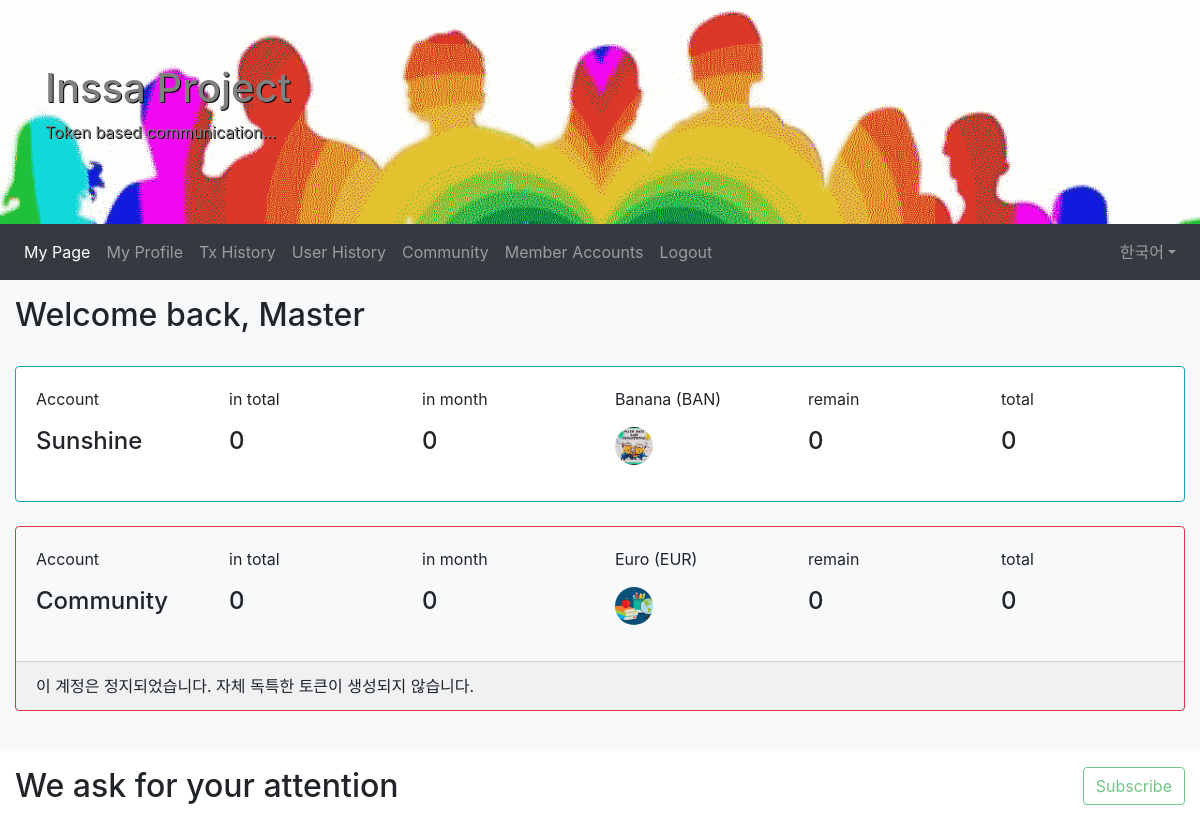
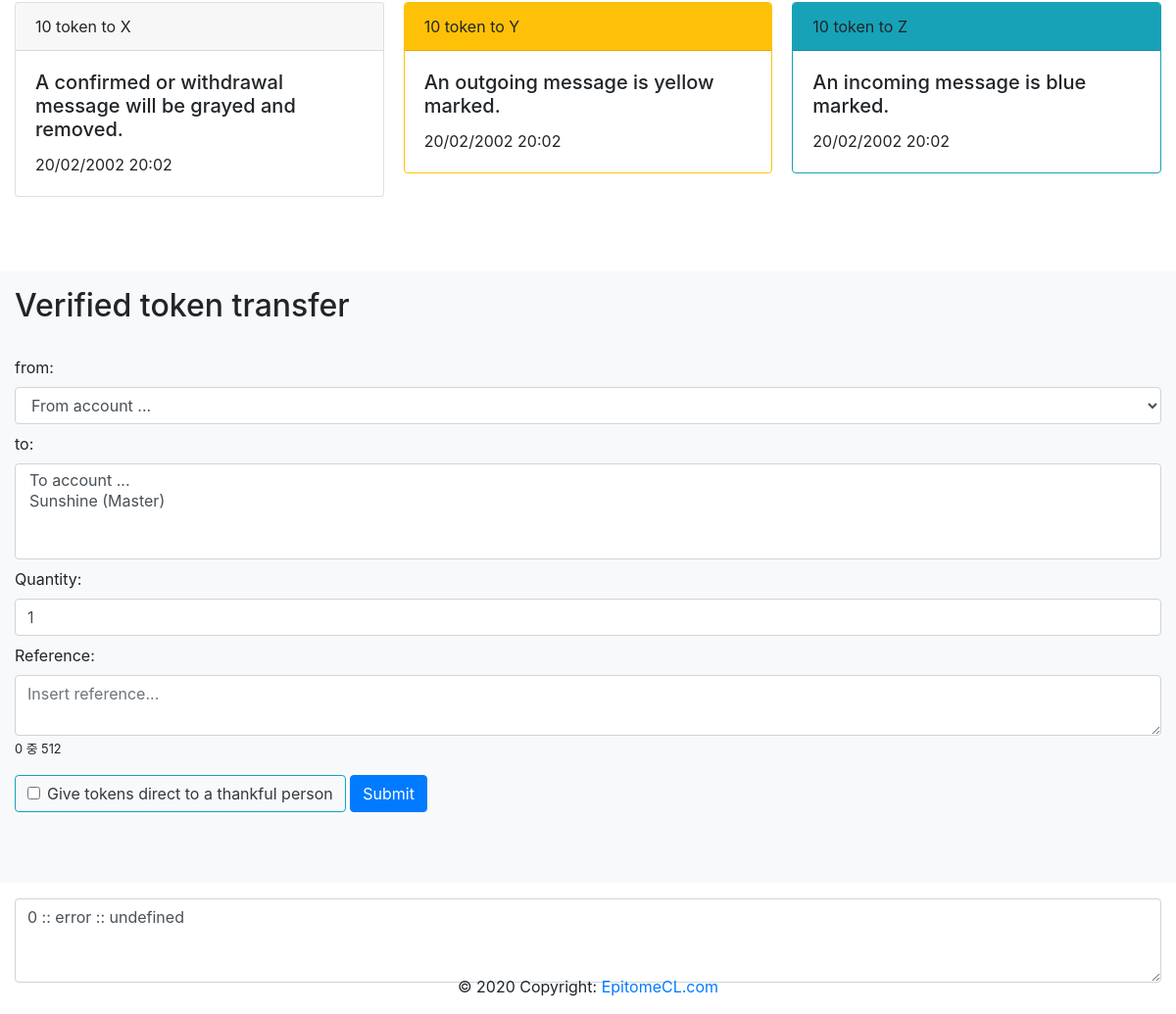
Screenshot of /index.php?module=mypage&lang=kr (signed in) with the database file from the repository (2 pictures, top to bottom).
### tables this page shows
CREATE TABLE `user` (
  `user_id` int(11) NOT NULL,
  `name` varchar(32) NOT NULL,
  `email` varchar(128) NOT NULL,
  `password` varchar(64) NOT NULL,
  `salt` varchar(64) NOT NULL,
  `comment` varchar(1000) NOT NULL,
  `birthday` date NOT NULL,
  `modified` timestamp NOT NULL DEFAULT CURRENT_TIMESTAMP,
  `created` timestamp NOT NULL DEFAULT CURRENT_TIMESTAMP
);

CREATE TABLE `account` (
  `account_id` int(11) NOT NULL,
  `user_id` int(11) NOT NULL,
  `name` varchar(64) NOT NULL,
  `token` varchar(64) NOT NULL,
  `symbol` varchar(6) NOT NULL,
  `icon` varchar(255) NOT NULL,
  `suspended` int(1) NOT NULL,
  `community` int(1) NOT NULL,
  `modified` timestamp NOT NULL DEFAULT CURRENT_TIMESTAMP,
  `created` timestamp NOT NULL DEFAULT CURRENT_TIMESTAMP
);

### classes/modules/MyPage.php (called while the page is built, shortened)
<?php
class MyPage {
	private $mysqli;
	public function __construct($mysqli) {
		$this->mysqli = $mysqli;
	}
	public function doGet($userId, $lang) {
		$mysqli = $this->mysqli;
		$arrUserAccount = $this->getArrUserAccount($mysqli, $userId);
		foreach ($arrUserAccount as $account) {
			$obj = new \stdClass();
			$obj->accountName = $account->accountName;
			$obj->tokenName = $account->tokenName;
			$obj->tokenSymbol = $account->tokenSymbol;
			$obj->tokenIcon = $this->getTokenImage($account->tokenIcon);
			$obj->remain = $this->getUniqueTokenRemain($mysqli, $account->accountId);
			$obj->total = $this->getUniqueTokenTotal($mysqli, $account->accountId);
			$obj->received = $this->getReceivedTokenTotal($mysqli, $account->accountId);
			$obj->month = $this->getReceivedTokenMonth($mysqli, $account->accountId);
			$obj->suspended = $account->suspended;
		}
		$userData = $this->getUserData($mysqli, $userId);
		$listPendingTransactionByReceiver = $this->getListPendingTransactionByReceiver($mysqli, $userId);
		$listPendingTransactionBySender = $this->getListPendingTransactionBySender($mysqli, $userId);
		$arrOptionSender = $this->getOptionArraySender($mysqli, $userId);
		$txtOptionReceiver = $this->getOptionArrayReceiver($mysqli, $userId);
		$isAdmin = $this->isAdmin($mysqli, $userId);
		$isMember = $this->isMember($mysqli, $userId);
		require_once(sprintf("MyPageView_%s.php", $lang));
	}
	private function getTokenImage($source) {
		return $source;
	}
	private function getOptionArrayReceiver($mysqli, $userId) {
		$sql = "SELECT account.account_id, account.name, user.name as userName FROM account ";
		$sql .= "LEFT JOIN user ON (user.user_id = account.user_id) ";
		$sql .= "WHERE account.community=0;";
		$data = array();
		if ($result = $mysqli->query($sql)) {
			while($row = $result->fetch_assoc()) {
				array_push($data, $row);
			}
		}
		$option = array();
		foreach ($data as $index => $row) {
			$userName = trim($row["userName"]);
			$value = intval($row["account_id"]);
			$text = trim($row["name"]);
			array_push($option, sprintf("<option value=\"%d\">%s (%s)</option>", $value, $text, $userName));
		}
		return implode("\n", $option);
	}
	private function getOptionArraySender($mysqli, $userId) {
		$sql = "SELECT account.account_id, account.name FROM account ";
		$sql .= sprintf("WHERE user_id = %d ", $userId);
		$sql .= "ORDER BY account.community;";
		$data = array();
		if ($result = $mysqli->query($sql)) {
			while($row = $result->fetch_assoc()) {
				array_push($data, $row);
			}
		}
		$option = array();
		foreach ($data as $index => $row) {
			$value = intval($row["account_id"]);
			$selected = (count($data) == 1) ? "selected=\"selected\"" : "";
			$text = trim($row["name"]);
			array_push($option, sprintf("<option value=\"%d\"%s>%s</option>", $value, $selected, $text));
		}
		return $option;
	}
	private function getUserData($mysqli, $userId) {
		$data = NULL;
		$sql = "SELECT user.user_id, user.name AS userName, user.email, user.comment ";
		$sql .= "FROM user ";
		$sql .= sprintf("WHERE user.user_id = %d;", $userId);
		if ($result = $mysqli->query($sql)) {
			while($row = $result->fetch_assoc()) {
				$data = new \stdClass;
				$data->userId = intval($row["user_id"]);
				$data->email = trim($row["email"]);
				$data->userName = trim($row["userName"]);
				$data->comment = trim($row["comment"]);
			}
		}
		return $data;
	}
	private function getArrUserAccount($mysqli, $userId) {
		$data = array();
		$sql = "SELECT account.account_id AS accountId, account.name AS accountName, account.suspended, ";
		$sql .= "account.token AS tokenName, account.symbol AS tokenSymbol, account.icon AS tokenIcon ";
		$sql .= "FROM account ";
		$sql .= "LEFT JOIN user ON (user.user_id = account.user_id) ";
		$sql .= sprintf("WHERE account.user_id = %d ", $userId);
		$sql .= "ORDER BY account.suspended, account.name;";
		if ($result = $mysqli->query($sql)) {
			while($row = $result->fetch_assoc()) {
				$obj = new \stdClass();
				$obj->accountId = intval($row["accountId"]);
				$obj->accountName = trim($row["accountName"]);
				$obj->tokenName = trim($row["tokenName"]);
				$obj->tokenSymbol = trim($row["tokenSymbol"]);
				$obj->tokenIcon = trim($row["tokenIcon"]);
				$obj->suspended = intval($row["suspended"]);
				array_push($data, $obj);
			}
		}
		return $data;
	}
	private function isAdmin($mysqli, $userId) {
		$value = 0;
		$sql = "SELECT account.account_id FROM management ";
		$sql .= "LEFT JOIN account ON (account.user_id = management.user_id) ";
		$sql .= sprintf("WHERE account.user_id = %d;", $userId);
		if ($result = $mysqli->query($sql)) {
			while($row = $result->fetch_assoc()) {
				$value = intval($row["account_id"]);
			}
		}
		return $value;
	}
	private function isMember($mysqli, $userId) {
		$value = 0;
		$sql = "SELECT COUNT(account.user_id) AS counter  ";
		$sql .= "FROM account ";
		$sql .= sprintf("WHERE account.user_id = %d;", $userId);
		if ($result = $mysqli->query($sql)) {
			while($row = $result->fetch_assoc()) {
				$value = intval($row["counter"]);
			}
		}
		return $value;
	}
	private function getUniqueTokenRemain($mysqli, $accountId) {
		$token = 0;
		return $token;
	}
	private function getUniqueTokenTotal($mysqli, $accountId) {
		$token = 0;
		return $token;
	}
	private function getReceivedTokenMonth($mysqli, $accountId) {
		$token = 0;
		return $token;
	}
	private function getReceivedTokenTotal($mysqli, $accountId) {
		$token = 0;
		return $token;
	}
	private function getListPendingTransactionByReceiver($mysqli, $userId) {
		$data = array();
		$sql = "SELECT account.account_id 'accountId', account.name AS 'account', ";
		$sql .= "pending.pending_id AS pendingId, quantity, reference, ";
		$sql .= "date_format(pending.modified, '%m/%d/%Y %H:%i') AS datetime ";
		$sql .= "FROM pending ";
		$sql .= "LEFT JOIN account ON (account.account_id = pending.sender_id) ";
		$sql .= "WHERE pending.receiver_id IN ";
		$sql .= sprintf("(SELECT account.account_id FROM account WHERE account.user_id = %d) ", $userId);
		$sql .= "ORDER BY pending.modified DESC;";
		if ($result = $mysqli->query($sql)) {
			while ($row = $result->fetch_assoc()) {
				array_push($data, $row);
			}
		}
		return $data;
	}
	private function getListPendingTransactionBySender($mysqli, $userId) {
		$data = array();
		$sql = "SELECT account.account_id 'accountId', account.name AS 'account', ";
		$sql .= "pending.pending_id AS pendingId, quantity, reference, ";
		$sql .= "date_format(pending.modified, '%m/%d/%Y %H:%i') AS datetime ";
		$sql .= "FROM pending ";
		$sql .= "LEFT JOIN account ON (account.account_id = pending.receiver_id) ";
		$sql .= "WHERE pending.sender_id IN ";
		$sql .= sprintf("(SELECT account.account_id FROM account WHERE account.user_id = %d) ", $userId);
		$sql .= "ORDER BY pending.modified DESC;";
		if ($result = $mysqli->query($sql)) {
			while ($row = $result->fetch_assoc()) {
				array_push($data, $row);
			}
		}
		return $data;
	}
}

### classes/modules/MyPageView_kr.php (the view, shortened to what this page needs)
<!DOCTYPE html>
<html lang="en">
<head>
  <link rel="stylesheet" href="https://maxcdn.bootstrapcdn.com/bootstrap/4.1.3/css/bootstrap.min.css">
  <link href="https://cdnjs.cloudflare.com/ajax/libs/flag-icon-css/3.1.0/css/flag-icon.min.css" rel="stylesheet">
</head>
<body>
<div class="jumbotron jumbotron-fluid mb-0">
  <div class="container">
    <h1>Inssa Project</h1>
    <p>Token based communication...</p>
  </div>
</div>
<nav class="navbar navbar-expand-sm bg-dark navbar-dark">
	<div class="collapse navbar-collapse" id="collapsibleNavbar">
		<ul class="navbar-nav">
			<li class="nav-item">
				<a class="nav-link active" href="<?php echo $_SERVER['PHP_SELF']; ?>?module=mypage">My Page</a>
			</li>
			<li class="nav-item">
				<a class="nav-link" href="<?php echo $_SERVER['PHP_SELF']; ?>?module=userprofile">My Profile</a>
			</li>
			<?php if ($isMember): ?>
			<li class="nav-item">
				<a class="nav-link" href="<?php echo $_SERVER['PHP_SELF']; ?>?module=txhistory">Tx History</a>
			</li>
			<li class="nav-item">
				<a class="nav-link" href="<?php echo $_SERVER['PHP_SELF']; ?>?module=userhistory">User History</a>
			</li>
			<li class="nav-item">
				<a class="nav-link" href="<?php echo $_SERVER['PHP_SELF']; ?>?module=community">Community</a>
			</li>
			<?php endif; ?>
			<?php if ($isAdmin): ?>
			<li class="nav-item">
				<a class="nav-link" href="<?php echo $_SERVER['PHP_SELF']; ?>?module=admin">Member Accounts</a>
			</li>
			<?php endif; ?>
			<li class="nav-item">
				<a class="nav-link" href="<?php echo $_SERVER['PHP_SELF']; ?>?module=logout">Logout</a>
			</li>
		</ul>
		<ul class="navbar-nav ml-auto">
			<li class="nav-item dropdown">
				<?php $language = trim(array("de"=>"Deutsch", "us"=>"English", "kr"=>"한국어")[$lang]); ?>
				<a class="nav-link dropdown-toggle" id="dropdownlang" data-toggle="dropdown" aria-haspopup="true" aria-expanded="false"><span class="flag-icon flag-icon-<?php echo $lang; ?>"> </span> <?php echo $language; ?></a>
			</li>
		</ul>
	</div>
</nav>
<section class="container-section bg-light">
	<div class="container-fluid">
		<div class="row">
			<div class="col-sm-7"><h2>Welcome back, <?php echo trim($userData->userName); ?><div class="blink note">!</div></h2></div>
			<div class="col-sm-5">
			</div>
		</div>
	</div>
	<div class="container-fluid viewUserAccount mb-4">
		<?php foreach ($data as $account): ?>
		<div class="card border-<?php echo (intval($account->suspended)) ? "danger bg-light" : "info"; ?> mt-4">
		<div class="card-body">
		<div class="row">
			<div class="col-sm-6">
				<div class="row">
					<div class="col-4">
						<p>Account</p>
						<h4><?php echo trim($account->accountName); ?></h4>
					</div>
					  <div class="col-4">
						<p>in total</p>
						<h4 class="d-inline"><?php echo intval($account->received); ?><h4>
					  </div>
					  <div class="col-4">
						<p>in month</p>
						<h4><?php echo intval($account->month); ?><h4>
					  </div>
				</div>
			</div>
			<div class="col-sm-6">
				<div class="row">
					<div class="col-4">
						<p><?php echo trim($account->tokenName); ?> (<?php echo trim($account->tokenSymbol); ?>)<p>
						<img src="<?php echo trim($account->tokenIcon); ?>" style="height:38px;" class="rounded-circle" title="<?php echo trim($account->tokenName); ?>">
					  </div>
						<div class="col-4">
							<p>remain</p>
							<h4><?php echo intval($account->remain); ?><h4>
						</div>
						<div class="col-4">
							<p>total</p>
							<h4><?php echo intval($account->total); ?><h4>
						</div>
				</div>
			</div>
		</div>
		</div>
		<?php if (intval($account->suspended)): ?>
		<div class="card-footer">이 계정은 정지되었습니다. 자체 독특한 토큰이 생성되지 않습니다.</div>
		<?php endif; ?>
		</div>
		<?php endforeach; ?>
		</div>
</section>
<?php if (count($data) > 0): ?>
<section class="container-section">
	<div class="container-fluid mb-4">
		<div class="row pb-4">
			<div class="col-sm-7">
				<h2>We ask for your attention<div class="blink dot">.</div></h2>
			</div>
			<div class="col-sm-5">
				<div class="btn-toolbar justify-content-end">
					<button type="button" id="push-btn" disabled class="btn btn-outline-success">
					Subscribe
					</button>
				</div>
			</div>
		</div>
		<div class="row pb-4">
			<div class="col-sm-12">
				<div class="card-columns viewPendingTransaction">
					<?php if (count($listPendingTransactionBySender) == 0 && count($listPendingTransactionByReceiver) == 0): ?>
						<div class="card" data-NGINX="" data-pendingId="0" data-dialog="0" data-accountId="0">
							<div class="card-header">10 token to X</div>
							<div class="card-body">
								<h5 class="card-title">A confirmed or withdrawal message will be grayed and removed.</h5>
								<p class="card-text">20/02/2002 20:02</p>
							</div>
						</div>
						<div class="card border-warning" data-pendingId="0" data-dialog="0" data-accountId="0">
							<div class="card-header bg-warning">10 token to Y</div>
							<div class="card-body">
								<h5 class="card-title">An outgoing message is yellow marked.</h5>
								<p class="card-text">20/02/2002 20:02</p>
							</div>
						</div>
						<div class="card border-info" data-pendingId="0" data-dialog="0" data-accountId="0">
							<div class="card-header bg-info">10 token to Z</div>
							<div class="card-body">
								<h5 class="card-title">An incoming message is blue marked.</h5>
								<p class="card-text">20/02/2002 20:02</p>
							</div>
						</div>
					<?php endif; ?>
				</div>
			</div>
		</div>
	</div>
</section>
<section class="container-section bg-light">
	<div class="container-fluid mb-4">
		<div class="row pb-4">
			<div class="col-sm-12">
				<h2>Verified token transfer</h2>
			</div>
		</div>
		<div class="row pb-4">
			<div class="col-sm-12">
				<form method="post" action="<?php echo $_SERVER['PHP_SELF']; ?>">
					<?php if (count($arrOptionSender) == 1): ?>
					<input type="hidden" name="senderId" value="<?php echo $data[0]->accountId; ?>">
					<?php else: ?>
					<label for="senderId" class="mr-sm-2">from:</label>
					<select class="form-control mb-2 mr-sm-2" name="senderId">
						<option value="0">From account ...</option>
					<select>
					<?php endif; ?>
					<label for="receiverId" class="mr-sm-2">to:</label>
					<select class="form-control mb-2 mr-sm-2" name="receiverIds[]" multiple="multiple" required="required">
						<option value="0">To account ...</option>
						<?php echo $txtOptionReceiver; ?>
					<select>
					<label for="quantity" class="mr-sm-2">Quantity:</label>
					<input type="text" class="form-control mb-2 mr-sm-2" name="quantity" value="1">
					<label for="reference" class="mr-sm-2">Reference:</label>
					<textarea class="form-control mr-sm-2" id="textarea-1" name="reference" rows="2" placeholder="Insert reference..." required="required"></textarea>
					<div class="mt-2">
						<button type="button" class="btn btn-outline-info text-dark">
							<div class="form-check">
								<label class="form-check-label cursor-pointer">
									<input type="checkbox" class="form-check-input cursor-pointer" id="checkboxDirectTokenTransfer" value="1">Give tokens direct to a thankful person
								</label>
							</div>
						</button>
						<button type="button" class="btn btn-primary module mt-2 mb-2">Submit</button>
					</div>
				</form>
			</div>
		</div>
	</div>
</section>
<?php endif; ?>
<section class="container-section">
	<div class="container-fluid mb-3">
		<div class="row mb-3">
			<div class="col-sm-12">
				<textarea class="form-control" id="jsondata" rows="3">&#x1F608;</textarea>
			</div>
		</div>
	</div>
</section>
<footer class="page-footer font-small pt-4 fixed-bottom">
	<div class="footer-copyright text-center py-3">© <?php echo date("Y");?> Copyright:
		<a href="https://epitomecl.com"> EpitomeCL.com</a>
	</div>
</footer>
</body>
</html>

### classes/modules/MyPageView_kr.php (style rules this page uses)
.jumbotron { background-color: lightgray; background-image: url(images/jumbotron.png); background-size: cover; height: 100%; color: gray; text-shadow: 1px 1px #000; }
.container-section { padding-top: 1rem; padding-bottom: 1rem; }
.cursor-pointer { cursor: pointer; }

### rows the page displays
user: name "Master"
account: name "Sunshine", suspended "0", token "Banana", symbol "BAN", icon (picture)
account: name "Community", received "0", month "0", token "Euro", symbol "EUR", icon (picture), remain "0", total "0", suspended "이 계정은 정지되었습니다. 자체 독특한 토큰이 생성되지 않습니다."

### other values shown
$language "한국어"
